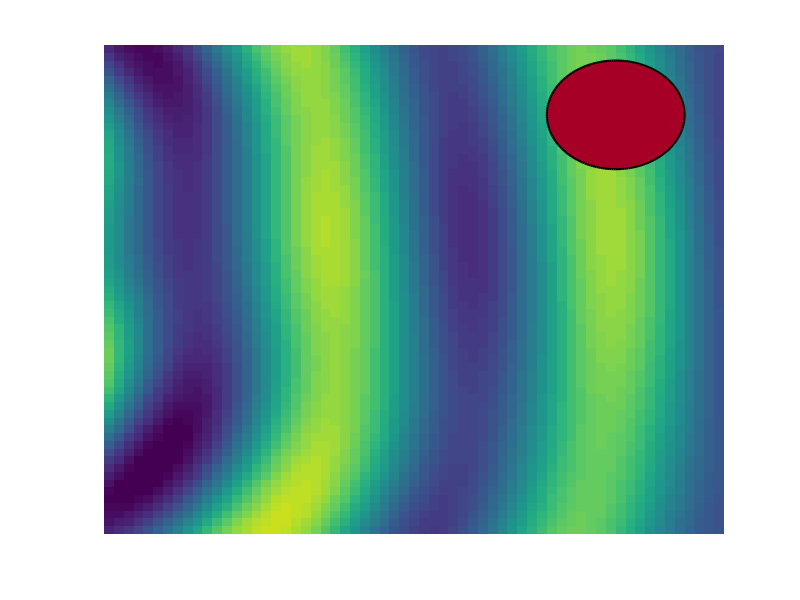

This chart was generated by the following MATLAB code:
clear
clc

figure()
load('phi_circle_7.mat')
temp=phi(1,:,:);
temp=reshape(temp,[64,64]);
pcolor(temp);hold on
shading flat;
axis off;
caxis([-1 1])
Nj = 200;
Rj=7; 
thetj= linspace(0,2*pi,Nj+1);
thetj = thetj(1:Nj);
Zj=Rj*exp(sqrt(-1)*thetj)+53+55*sqrt(-1);
fill(real(Zj),imag(Zj),[166 0 38]/255,'linewidth',1.5);